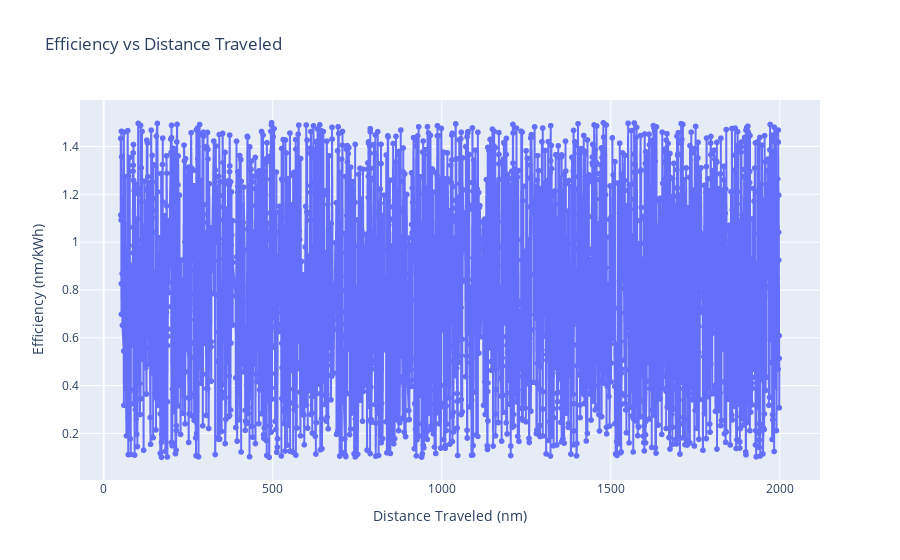

Notebook cell for this chart:
### Code cell
# efficiency vs distance traveled
avg_efficiency = df.groupby('Ship_Type')['Efficiency_nm_per_kWh'].mean().reset_index()
data_sorted = df.sort_values(by='Distance_Traveled_nm')

fig = px.line(
    data_sorted,
    x='Distance_Traveled_nm',
    y='Efficiency_nm_per_kWh',
    title='Efficiency vs Distance Traveled',
    markers=True,
    labels={'Distance_Traveled_nm': 'Distance Traveled (nm)', 'Efficiency_nm_per_kWh': 'Efficiency (nm/kWh)'},   
)

fig.show()

### Figure 1 — Plotly figure (JSON) as saved in the notebook; plotly's stock layout.template omitted (floating-point values rounded to 4 significant figures; data arrays with more than 128 entries replaced by an {"elided": "..."} marker saying what was removed)
{"data": [{"hovertemplate": "Distance Traveled (nm)=%{x}<br>Efficiency (nm/kWh)=%{y}<extra></extra>", "legendgroup": "", "line": {"color": "#636efa", "dash": "solid"}, "marker": {"symbol": "circle"}, "mode": "lines+markers", "name": "", "showlegend": false, "type": "scattergl", "x": {"elided": "2736 float values"}, "xaxis": "x", "y": {"elided": "2736 float values"}, "yaxis": "y"}], "layout": {"legend": {"tracegroupgap": 0}, "title": {"text": "Efficiency vs Distance Traveled"}, "xaxis": {"anchor": "y", "domain": [0, 1], "title": {"text": "Distance Traveled (nm)"}}, "yaxis": {"anchor": "x", "domain": [0, 1], "title": {"text": "Efficiency (nm/kWh)"}}}}
